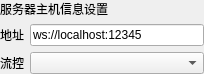
<?xml version="1.0" encoding="UTF-8"?>
<ui version="4.0">
 <class>SAKWebSocketClientDeviceController</class>
 <widget class="QWidget" name="SAKWebSocketClientDeviceController">
  <property name="geometry">
   <rect>
    <x>0</x>
    <y>0</y>
    <width>204</width>
    <height>64</height>
   </rect>
  </property>
  <property name="windowTitle">
   <string>Form</string>
  </property>
  <layout class="QGridLayout" name="gridLayout">
   <property name="leftMargin">
    <number>0</number>
   </property>
   <property name="topMargin">
    <number>0</number>
   </property>
   <property name="rightMargin">
    <number>0</number>
   </property>
   <property name="bottomMargin">
    <number>0</number>
   </property>
   <item row="1" column="1">
    <widget class="QLineEdit" name="serverHostLineEdit">
     <property name="text">
      <string notr="true">ws://localhost:12345</string>
     </property>
    </widget>
   </item>
   <item row="1" column="0">
    <widget class="QLabel" name="label">
     <property name="text">
      <string>地址</string>
     </property>
    </widget>
   </item>
   <item row="0" column="0" colspan="2">
    <widget class="QLabel" name="label_6">
     <property name="text">
      <string>服务器主机信息设置</string>
     </property>
    </widget>
   </item>
   <item row="2" column="0">
    <widget class="QLabel" name="label_2">
     <property name="text">
      <string>流控</string>
     </property>
    </widget>
   </item>
   <item row="2" column="1">
    <widget class="QComboBox" name="sendingTypeComboBox"/>
   </item>
  </layout>
 </widget>
 <resources/>
 <connections/>
</ui>
